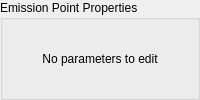
<?xml version="1.0" encoding="UTF-8"?>
<ui version="4.0">
 <class>EmissionPanelPoint</class>
 <widget class="QWidget" name="EmissionPanelPoint">
  <layout class="QVBoxLayout" name="rootLayout">
   <property name="leftMargin"><number>0</number></property>
   <property name="topMargin"><number>0</number></property>
   <property name="rightMargin"><number>0</number></property>
   <property name="bottomMargin"><number>0</number></property>
   <item>
    <widget class="QGroupBox" name="EmissionProperties">
     <property name="title">
      <string>Emission Point Properties</string>
     </property>
     <layout class="QVBoxLayout" name="boxLayout">
      <item>
       <widget class="QLabel" name="labelNoParms">
        <property name="text">
         <string>No parameters to edit</string>
        </property>
        <property name="alignment">
         <set>Qt::AlignCenter</set>
        </property>
       </widget>
      </item>
     </layout>
    </widget>
   </item>
  </layout>
 </widget>
 <resources/>
 <connections/>
</ui>
